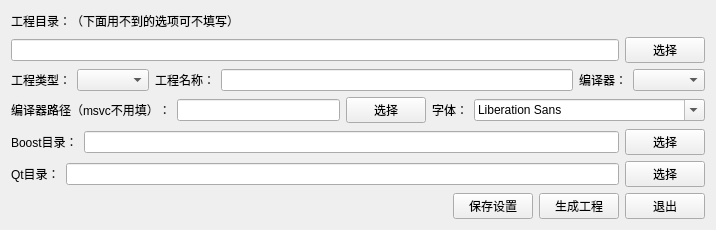
<?xml version="1.0" encoding="UTF-8"?>
<ui version="4.0">
 <class>MainWidget</class>
 <widget class="QWidget" name="MainWidget">
  <property name="geometry">
   <rect>
    <x>0</x>
    <y>0</y>
    <width>716</width>
    <height>224</height>
   </rect>
  </property>
  <property name="sizePolicy">
   <sizepolicy hsizetype="Preferred" vsizetype="Preferred">
    <horstretch>0</horstretch>
    <verstretch>0</verstretch>
   </sizepolicy>
  </property>
  <property name="windowTitle">
   <string>MainWidget</string>
  </property>
  <layout class="QVBoxLayout" name="verticalLayout">
   <item>
    <layout class="QHBoxLayout" name="horizontalLayout_9">
     <item>
      <widget class="QLabel" name="label_8">
       <property name="text">
        <string>工程目录：（下面用不到的选项可不填写）</string>
       </property>
      </widget>
     </item>
     <item>
      <spacer name="horizontalSpacer_3">
       <property name="orientation">
        <enum>Qt::Horizontal</enum>
       </property>
       <property name="sizeHint" stdset="0">
        <size>
         <width>40</width>
         <height>20</height>
        </size>
       </property>
      </spacer>
     </item>
    </layout>
   </item>
   <item>
    <layout class="QHBoxLayout" name="horizontalLayout_6">
     <item>
      <widget class="QLineEdit" name="edProjectDir"/>
     </item>
     <item>
      <widget class="QPushButton" name="pushButton_7">
       <property name="text">
        <string>选择</string>
       </property>
      </widget>
     </item>
    </layout>
   </item>
   <item>
    <layout class="QHBoxLayout" name="horizontalLayout_7">
     <item>
      <widget class="QLabel" name="label">
       <property name="text">
        <string>工程类型：</string>
       </property>
      </widget>
     </item>
     <item>
      <widget class="QComboBox" name="cbProjectType"/>
     </item>
     <item>
      <widget class="QLabel" name="label_9">
       <property name="text">
        <string>工程名称：</string>
       </property>
      </widget>
     </item>
     <item>
      <widget class="QLineEdit" name="edProjectName"/>
     </item>
     <item>
      <widget class="QLabel" name="label_5">
       <property name="text">
        <string>编译器：</string>
       </property>
      </widget>
     </item>
     <item>
      <widget class="QComboBox" name="cbCompileType"/>
     </item>
    </layout>
   </item>
   <item>
    <layout class="QHBoxLayout" name="horizontalLayout_5">
     <item>
      <widget class="QLabel" name="label_6">
       <property name="text">
        <string>编译器路径（msvc不用填）：</string>
       </property>
      </widget>
     </item>
     <item>
      <widget class="QLineEdit" name="edCompilePath"/>
     </item>
     <item>
      <widget class="QPushButton" name="pushButton_2">
       <property name="text">
        <string>选择</string>
       </property>
      </widget>
     </item>
     <item>
      <widget class="QLabel" name="label_4">
       <property name="text">
        <string>字体：</string>
       </property>
      </widget>
     </item>
     <item>
      <widget class="QFontComboBox" name="fontComboBox"/>
     </item>
    </layout>
   </item>
   <item>
    <layout class="QHBoxLayout" name="horizontalLayout_4">
     <item>
      <widget class="QLabel" name="label_2">
       <property name="text">
        <string>Boost目录：</string>
       </property>
      </widget>
     </item>
     <item>
      <widget class="QLineEdit" name="edBoostPath"/>
     </item>
     <item>
      <widget class="QPushButton" name="btnSelectBoost">
       <property name="text">
        <string>选择</string>
       </property>
      </widget>
     </item>
    </layout>
   </item>
   <item>
    <layout class="QHBoxLayout" name="horizontalLayout_3">
     <item>
      <widget class="QLabel" name="label_7">
       <property name="text">
        <string>Qt目录：</string>
       </property>
      </widget>
     </item>
     <item>
      <widget class="QLineEdit" name="edQtPath"/>
     </item>
     <item>
      <widget class="QPushButton" name="btnSelectQt">
       <property name="text">
        <string>选择</string>
       </property>
      </widget>
     </item>
    </layout>
   </item>
   <item>
    <layout class="QHBoxLayout" name="horizontalLayout">
     <item>
      <spacer name="horizontalSpacer">
       <property name="orientation">
        <enum>Qt::Horizontal</enum>
       </property>
       <property name="sizeHint" stdset="0">
        <size>
         <width>40</width>
         <height>20</height>
        </size>
       </property>
      </spacer>
     </item>
     <item>
      <widget class="QPushButton" name="btnSave">
       <property name="text">
        <string>保存设置</string>
       </property>
      </widget>
     </item>
     <item>
      <widget class="QPushButton" name="btnGenereate">
       <property name="text">
        <string>生成工程</string>
       </property>
      </widget>
     </item>
     <item>
      <widget class="QPushButton" name="btnExit">
       <property name="text">
        <string>退出</string>
       </property>
      </widget>
     </item>
    </layout>
   </item>
  </layout>
 </widget>
 <resources/>
 <connections/>
</ui>
